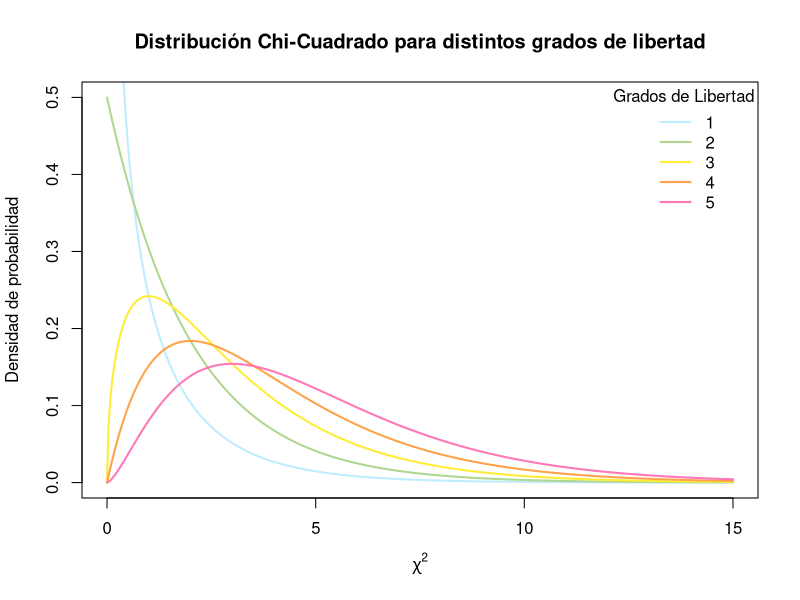
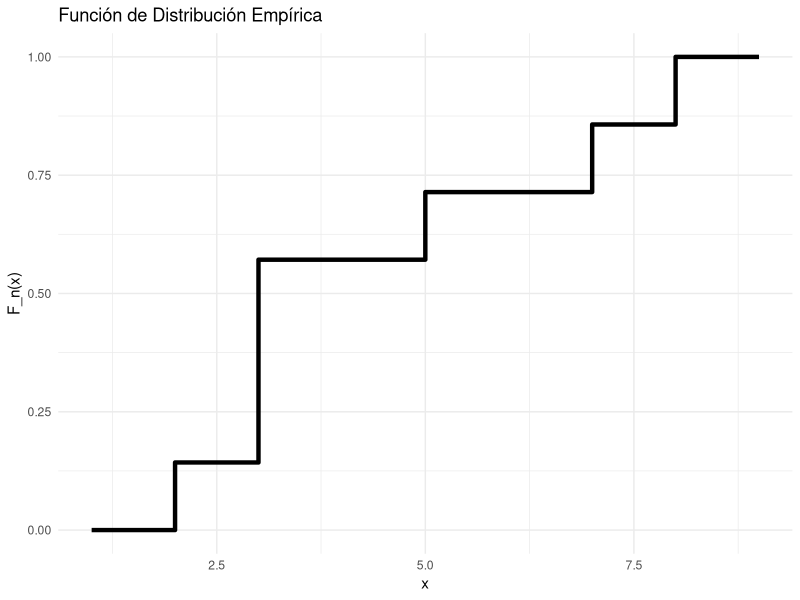
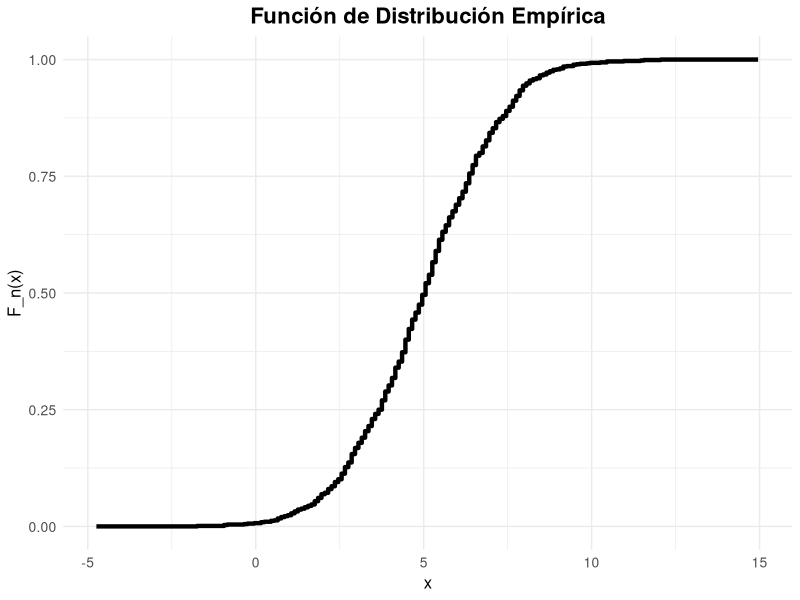
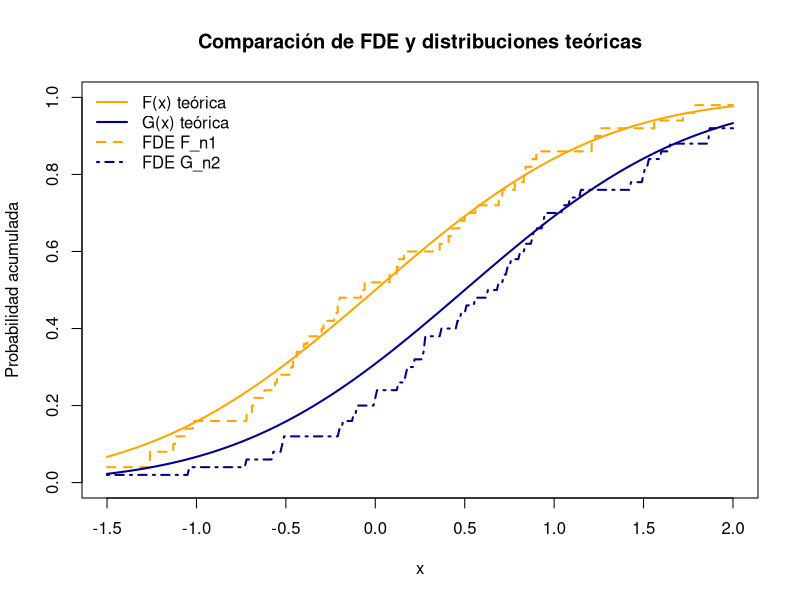

Generate these figures, in order, with R:
## ---- chunk 1
# Valores para la variable x
x <- seq(0, 15, length.out = 500)

# Crear un gráfico base con los grados de libertad k = 1
plot(
  x, dchisq(x, df = 1), type = "l", lwd = 2, col = "#BFECFF",
  xlab = expression(chi^2), ylab = "Densidad de probabilidad",
  main = "Distribución Chi-Cuadrado para distintos grados de libertad",
  ylim = c(0, 0.5)
)

# Añadir líneas para diferentes grados de libertad
lines(x, dchisq(x, df = 2), lwd = 2, col = "#B1D690")
lines(x, dchisq(x, df = 3), lwd = 2, col = "#FEEC37")
lines(x, dchisq(x, df = 4), lwd = 2, col = "#FFA24C")
lines(x, dchisq(x, df = 5), lwd = 2, col = "#FF77B7")

# Añadir una leyenda
legend(
  "topright", legend = c("1", "2", "3", "4", "5"),
  col = c("#BFECFF", "#B1D690", "#FEEC37", "#FFA24C", "#FF77B7"), lwd = 2, bty = "n",
  title = "Grados de Libertad"
)

## ---- chunk 2
# Cálculo de la FDE usando R
library(ggplot2)

# Definir los datos
X <- c(2, 3, 3, 3, 5, 7, 8)

# Función de distribución empírica
ecdf_X <- ecdf(X)

# Valores para evaluar la FDE
x_values <- seq(1, 9, by = 0.5) # Generar una secuencia de valores

# Calcular FDE para los valores de x
fde_values <- ecdf_X(x_values)

# Crear un data frame para mostrar los resultados
resultados_fde <- data.frame(x = x_values, FDE = fde_values)

# Graficar la FDE con ggplot2
ggplot(resultados_fde, aes(x = x, y = FDE)) +
  geom_step(color = "black", size = 1.5) + # Gráfico de escalones
  labs(title = "Función de Distribución Empírica", 
       x = "x", 
       y = "F_n(x)") +
  theme_minimal() 
## ---- chunk 3
# Cargar la librería
library(ggplot2)

# Generar un conjunto de datos aleatorio (1000 datos) de una distribución normal
set.seed(42) # Para reproducibilidad
X <- rnorm(1000, mean = 5, sd = 2) # Media de 5 y desviación estándar de 2

# Función de distribución empírica
ecdf_X <- ecdf(X)

# Valores para evaluar la FDE
x_values <- seq(min(X) - 3, max(X) + 3, by = 0.1) # Generar una secuencia de valores

# Calcular FDE para los valores de x
fde_values <- ecdf_X(x_values)

# Crear un data frame para mostrar los resultados
resultados_fde <- data.frame(x = x_values, FDE = fde_values)

# Graficar la FDE con ggplot2
ggplot(resultados_fde, aes(x = x, y = FDE)) +
  geom_step(color = "black", size = 1.5) + # Gráfico de escalones
  labs(title = "Función de Distribución Empírica", 
       x = "x", 
       y = "F_n(x)") +
  theme_minimal() + # Tema minimalista
  theme(
    plot.title = element_text(hjust = 0.5, size = 16, face = "bold"),
    axis.title = element_text(size = 12),
    axis.text = element_text(size = 10)
  ) +
  xlim(min(X) - 3, max(X) + 3) + # Limitar el eje x
  ylim(0, 1) # Limitar el eje y

## ---- chunk 4
# Cargar paquetes
library(ggplot2)

# Generar datos de dos distribuciones
set.seed(123)
data1 <- rnorm(50, mean = 0, sd = 1) # Muestra 1 (distribución normal con media 0)
data2 <- rnorm(50, mean = 0.5, sd = 1) # Muestra 2 (distribución normal con media 0.5)

# Crear funciones de distribución empírica
ecdf1 <- ecdf(data1)
ecdf2 <- ecdf(data2)

# Valores teóricos
x_values <- seq(-1.5, 2, by = 0.01)
F_theoretical <- pnorm(x_values, mean = 0, sd = 1)     # F(x)
G_theoretical <- pnorm(x_values, mean = 0.5, sd = 1)   # G(x)

# Crear un data frame para las curvas
data_plot <- data.frame(
  x = x_values,
  F_theoretical = F_theoretical,
  G_theoretical = G_theoretical,
  F_empirical = ecdf1(x_values),
  G_empirical = ecdf2(x_values)
)

# Gráfico
plot(x_values, ecdf1(x_values), type = "s", col = "orange", lty = 2,lwd=2,
     main = "Comparación de FDE y distribuciones teóricas",
     xlab = "x", ylab = "Probabilidad acumulada",
     ylim = c(0, 1))
lines(x_values, F_theoretical, col = "orange", lwd = 2)
lines(x_values, ecdf2(x_values), col = "darkblue", lty = 4,lwd=2)
lines(x_values, G_theoretical, col = "darkblue", lwd = 2)

# Agregar la leyenda
legend("topleft", legend = c("F(x) teórica", "G(x) teórica", "FDE F_n1", "FDE G_n2"),
       col = c("orange", "darkblue", "orange", "darkblue"),
       lty = c(1, 1, 2, 4), lwd = c(2, 2, 2, 2), bty = "n")

